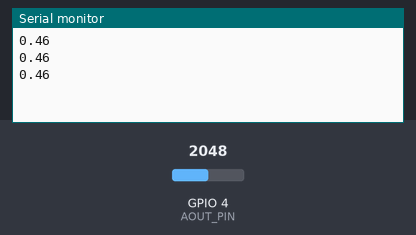
Recording of a sketch running on a simulated ESP32. Shown: the last lines printed to the serial monitor. The test bench sets the inputs (shaded band); at power-on: GPIO 4 (AOUT_PIN) = 2048.

Above: at 1.3 s.
1.4 s: GPIO 4 (AOUT_PIN) set to 2866
At 1.9 s:
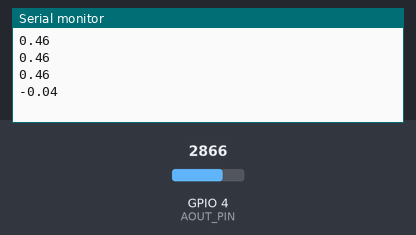
2.9 s: GPIO 4 (AOUT_PIN) set to 3603
At 3.4 s:
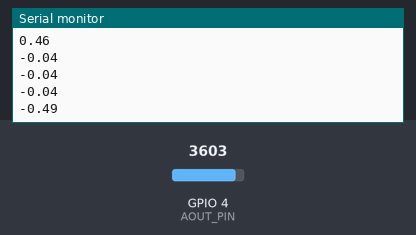
Timing chart, 0 to 5.9 s (numbered marks = the images above; inputs shaded):
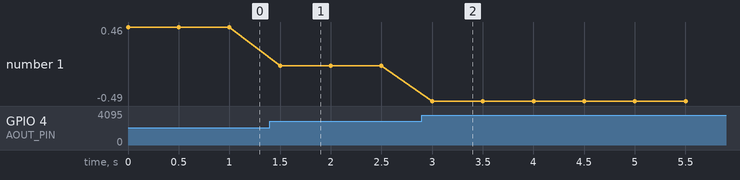

Measured:
- after the input at 1.4 s, the serial monitor: prints a new line after 0.10 s (image 1)
- after the input at 2.9 s, the serial monitor: prints a new line after 0.10 s (image 2)
- plotted number 1: 0.46 → -0.04 after the input at 1.4 s, -0.04 → -0.49 after the input at 2.9 s

The sketch:

soil.ino
```cpp
#define AOUT_PIN 4
#define THRESHOLD 1000

void setup() {
  Serial.begin(115200);
}

void loop() {
  int value = analogRead(AOUT_PIN);

  // Max value (water): 2800
  // Min value (air): 1170
  float rh = 1.00 - ((value - 1170.0) / (2800.0 - 1170.0));

  Serial.print(rh);
  Serial.println("");

  delay(500);
}
```
